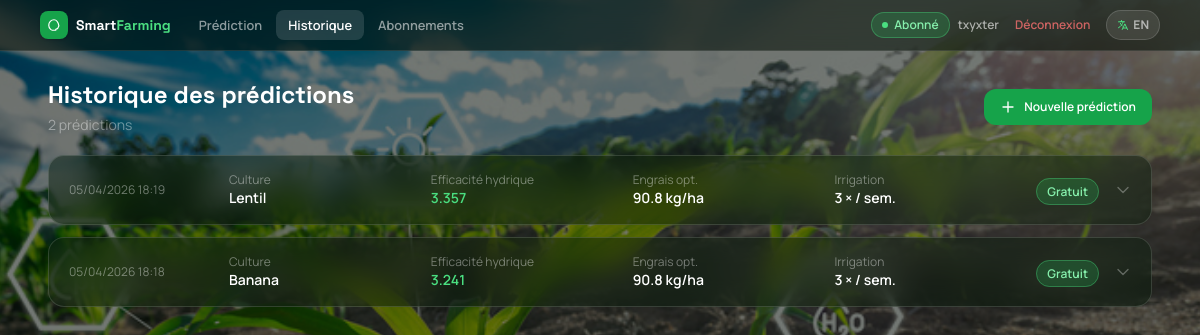
/dashboard/history (signed in), run on the app's committed database.
### app/models.py (models this page shows, shortened)
class User(UserMixin, db.Model):
    __tablename__ = "users"
    id                 = db.Column(db.Integer, primary_key=True)
    email              = db.Column(db.String(255), unique=True, nullable=False, index=True)
    username           = db.Column(db.String(100), unique=True, nullable=False)
    password_hash      = db.Column(db.String(255), nullable=False)
    stripe_customer_id = db.Column(db.String(100))
    created_at         = db.Column(db.DateTime, default=datetime.utcnow)
    predictions   = db.relationship("PredictionRequest", back_populates="user", lazy="dynamic")
    subscriptions = db.relationship("Subscription",       back_populates="user", lazy="dynamic")
    payments      = db.relationship("Payment",            back_populates="user", lazy="dynamic")
    @property
    def active_subscription(self):
        now = datetime.utcnow()
        return (
            self.subscriptions
            .filter_by(status="active")
            .filter(Subscription.end_date > now)
            .first()
        )

class PredictionRequest(db.Model):
    __tablename__ = "prediction_requests"
    id              = db.Column(db.Integer, primary_key=True)
    user_id         = db.Column(db.Integer, db.ForeignKey("users.id"), nullable=False)
    payload         = db.Column(db.JSON)
    result          = db.Column(db.JSON)
    is_free         = db.Column(db.Boolean, default=False)
    payment_id      = db.Column(db.Integer, db.ForeignKey("payments.id"), nullable=True)
    subscription_id = db.Column(db.Integer, db.ForeignKey("subscriptions.id"), nullable=True)
    created_at      = db.Column(db.DateTime, default=datetime.utcnow)
    user = db.relationship("User", back_populates="predictions")

### app/dashboard.py (the view)
@dashboard_bp.get("/history")
@login_required
def history():
    predictions = (
        PredictionRequest.query
        .filter_by(user_id=current_user.id)
        .order_by(PredictionRequest.created_at.desc())
        .all()
    )
    return render_template("dashboard/history.html", predictions=predictions)

### app/templates/dashboard/history.html (shortened to what this page needs)
{% extends "base.html" %}
{% block content %}
<div class="max-w-6xl mx-auto px-4 py-7 sm:px-6">
  <div class="flex items-center justify-between mb-5">
    <div>
      <h1 class="font-display font-bold text-2xl text-white">Historique des prédictions</h1>
      <p class="text-white/40 text-sm mt-1">{{ predictions|length }} prédiction{{ 's' if predictions|length != 1 }}</p>
    </div>
    <a href="{{ url_for('main.home') }}"
       class="flex items-center gap-2 bg-green-600 hover:bg-green-700 text-white text-xs font-semibold rounded-xl px-4 py-2.5 transition">
      <svg class="w-4 h-4" fill="none" viewBox="0 0 24 24" stroke-width="2" stroke="currentColor">
        <path stroke-linecap="round" stroke-linejoin="round" d="M12 4.5v15m7.5-7.5h-15" />
      </svg>
      Nouvelle prédiction
    </a>
  </div>
  {% if predictions %}
  <div class="space-y-3">
    {% for p in predictions %}
    <div class="glass rounded-2xl overflow-hidden">
      <div class="px-5 py-4 flex flex-wrap items-center gap-4">
        <div class="flex-shrink-0 text-xs text-white/40 w-36">
          {{ p.created_at.strftime('%d/%m/%Y %H:%M') }}
        </div>
        <div class="flex-1 min-w-0">
          <p class="text-xs text-white/40">Culture</p>
          <p class="text-sm font-semibold text-white capitalize">
            {{ p.payload.get('label', '—') if p.payload else '—' }}
          </p>
        </div>
        <div class="flex-1 min-w-0">
          <p class="text-xs text-white/40">Efficacité hydrique</p>
          <p class="text-sm font-semibold text-green-400">
            {% if p.result and p.result.get('predicted_water_usage_efficiency') %}
              {{ "%.3f"|format(p.result['predicted_water_usage_efficiency']) }}
            {% else %}—{% endif %}
          </p>
        </div>
        <div class="flex-1 min-w-0">
          <p class="text-xs text-white/40">Engrais opt.</p>
          <p class="text-sm font-semibold text-white">
            {% if p.result and p.result.get('recommendation') %}
              {{ "%.1f"|format(p.result['recommendation']['fertilizer_usage']) }} kg/ha
            {% else %}—{% endif %}
          </p>
        </div>
        <div class="flex-1 min-w-0">
          <p class="text-xs text-white/40">Irrigation</p>
          <p class="text-sm font-semibold text-white">
            {% if p.result and p.result.get('recommendation') %}
              {{ p.result['recommendation']['irrigation_frequency'] }} × / sem.
            {% else %}—{% endif %}
          </p>
        </div>
        <div class="flex-shrink-0">
          {% if p.is_free %}
          <span class="text-xs font-semibold badge-active rounded-full px-2.5 py-1">Gratuit</span>
          {% elif p.subscription_id %}
          <span class="text-xs font-semibold badge-active rounded-full px-2.5 py-1">Abonné</span>
          {% else %}
          <span class="text-xs font-semibold badge-pending rounded-full px-2.5 py-1">1 CAD</span>
          {% endif %}
        </div>
        <button onclick="this.closest('.glass').querySelector('.detail-panel').classList.toggle('hidden')"
          class="text-xs text-white/30 hover:text-white/60 transition">
          <svg class="w-4 h-4" fill="none" viewBox="0 0 24 24" stroke-width="2" stroke="currentColor">
            <path stroke-linecap="round" stroke-linejoin="round" d="M19.5 8.25l-7.5 7.5-7.5-7.5" />
          </svg>
        </button>
      </div>
    </div>
    {% endfor %}
  </div>
  {% endif %}
</div>
{% endblock %}

### app/templates/base.html (shortened to what this page needs)
<!doctype html>
<html lang="fr" id="html-root">
<head>
  <script src="https://cdn.tailwindcss.com"></script>
</head>
<body class="text-white min-h-screen">
  <header class="sticky top-0 z-20" style="background:rgba(0,12,2,0.55);backdrop-filter:blur(16px);border-bottom:1px solid rgba(255,255,255,0.1);">
    <div class="max-w-6xl mx-auto px-4 py-2.5 flex items-center gap-2 flex-wrap">
      <a href="{{ url_for('main.home') }}" class="flex items-center gap-2 mr-2">
        <div class="w-7 h-7 rounded-lg bg-green-600 flex items-center justify-center shadow flex-shrink-0">
          <svg class="w-3.5 h-3.5 text-white" fill="none" viewBox="0 0 24 24" stroke-width="2" stroke="currentColor">
            <path stroke-linecap="round" stroke-linejoin="round" d="M12 3C7 3 3 7.5 3 12.5c0 2.8 1.2 5.3 3.2 7 .8.7 1.8 1.2 2.8 1.5V21h6v-1.5c2.7-.8 4.8-3.2 5.4-6.1C19.4 8 16.2 3 12 3z" />
          </svg>
        </div>
        <span class="font-display font-bold text-sm text-white leading-none hidden sm:block">Smart<span class="text-green-400">Farming</span></span>
      </a>
      {% if current_user.is_authenticated %}
      <nav class="flex items-center gap-0.5">
        <a href="{{ url_for('main.home') }}"             class="nav-link {% if request.endpoint == 'main.home'             %}nav-active{% endif %}">Prédiction</a>
        <a href="{{ url_for('dashboard.history') }}"     class="nav-link {% if request.endpoint == 'dashboard.history'     %}nav-active{% endif %}">Historique</a>
        <a href="{{ url_for('dashboard.subscriptions') }}" class="nav-link {% if request.endpoint == 'dashboard.subscriptions' %}nav-active{% endif %}">Abonnements</a>
      </nav>
      {% endif %}
      <div class="ml-auto flex items-center gap-2">
        {% if current_user.is_authenticated %}
          {% if current_user.active_subscription %}
          <span class="hidden sm:flex items-center gap-1.5 text-xs font-semibold badge-active rounded-full px-2.5 py-1">
            <span class="w-1.5 h-1.5 rounded-full bg-green-400"></span>Abonné
          </span>
          {% endif %}
          <span class="text-xs text-white/60 font-semibold hidden sm:inline">{{ current_user.username }}</span>
          <a href="{{ url_for('auth.logout') }}" class="text-xs font-semibold text-red-400/80 hover:text-red-300 px-2 py-1.5 transition rounded-lg hover:bg-red-900/20">Déconnexion</a>
        {% endif %}
        <button id="lang-btn" type="button"
          class="flex items-center gap-1 text-xs font-bold text-white/60 hover:text-white bg-white/10 hover:bg-white/15 border border-white/15 rounded-full px-2.5 py-1.5 transition">
          <span id="lang-label">EN</span>
        </button>
      </div>
    </div>
  </header>
  <div class="relative z-10">
    {% block content %}{% endblock %}
  </div>
</body>
</html>

### app/templates/base.html (style rules this page uses)
body { font-family: "Manrope", ui-sans-serif, system-ui; background-image: url("/static/img/image.png"); background-size: cover; background-position: center top; background-attachment: fixed; min-height: 100vh; }
body::before { content: ""; position: fixed; inset: 0; background: rgba(0,10,2,0.55); z-index: 0; pointer-events: none; }
.font-display { font-family: "Space Grotesk", ui-sans-serif; }
.nav-link { font-size: 0.8rem; font-weight: 600; color: rgba(255,255,255,0.55); padding: 0.35rem 0.75rem; border-radius: 0.5rem; transition: color 0.15s, background 0.15s; text-decoration: none; }
.nav-active { color: #fff !important; background: rgba(255,255,255,0.13) !important; }
.glass { background: rgba(10,30,12,0.45); border: 1px solid rgba(255,255,255,0.14); backdrop-filter: blur(14px); -webkit-backdrop-filter: blur(14px); }
.badge-active { background:rgba(34,197,94,0.22); color:#86efac; border:1px solid rgba(74,222,128,0.35); }

### data on the page
User: username "txyxter"
PredictionRequest: created_at "05/04/2026 18:19", payload "Lentil", result.predicted_water_usage_efficiency "3.357", result.recommendation.fertilizer_usage "90.8", result.recommendation.irrigation_frequency "3", is_free "Gratuit"
PredictionRequest: created_at "05/04/2026 18:18", payload "Banana", result.predicted_water_usage_efficiency "3.241", result.recommendation.fertilizer_usage "90.8", result.recommendation.irrigation_frequency "3", is_free "Gratuit"

### other printed values
{{ predictions|length }} "2"
{{ 's' if predictions|length != 1 }} "s"
